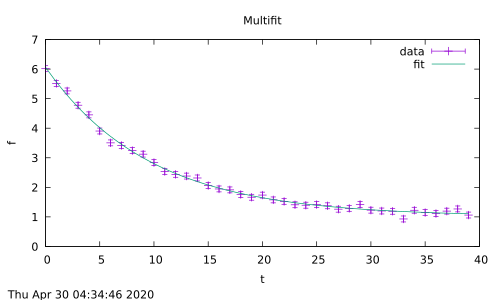

Write gnuplot code to recreate this figure.
# plot file for diffeq_oscillations

#Undamped
set term x11 1 title "Cubic Spline"
set timestamp
set title 'Multifit'
set xlabel 't'
set ylabel 'f'
f(x) = 5.04536 * exp(0.10405 * -x) + 1.01925
plot \
"multifit_test.dat" using ($1):($2):($3) title 'data' with yerrorbars, \
f(x) title 'fit'

set out "multifit_test.ps"
set term postscript color enhanced
replot

set out "multifit_test.pdf"
set term pdf
replot
